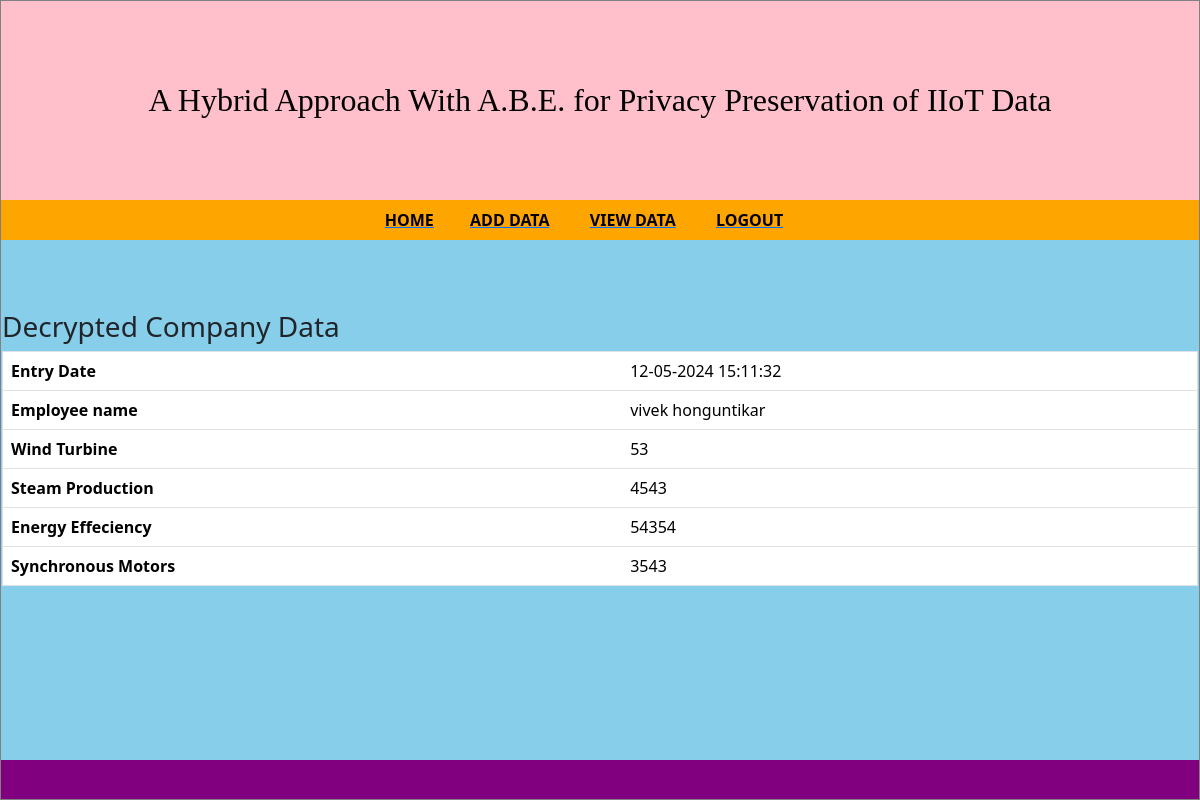
The app's page /abe/decryptdata/ (signed in) with its own data.
### HYBRIDAPPROACHAPP/models.py (models this page shows)
class CompanyData(models.Model):
	windturbine=models.CharField(max_length=500,default='')
	steamproduction=models.CharField(max_length=500,default='')
	energyeffeciency=models.CharField(max_length=500,default='')
	synchronousmotors=models.CharField(max_length=500,default='')
	entrydate=models.CharField(max_length=500,default='')
	username=models.ForeignKey(UserRegister,on_delete=models.PROTECT)

class UserRegister(models.Model):
	firstname=models.CharField(max_length=200,default='')
	lastname=models.CharField(max_length=200,default='')
	gender=models.CharField(max_length=200,default='')
	dob=models.CharField(max_length=200,default='')
	emailid=models.CharField(max_length=200,default='')
	password=models.CharField(max_length=200,default='')
	mobilenumber=models.CharField(max_length=200,primary_key=True)

### HYBRIDAPPROACHAPP/views.py (the view)
# urls.py: path('decryptdata/',views.decryptdata,name="decryptdata"),
def decryptdata(request):
	mydata=""
	pid=request.session["pid"]
	wind=""
	steam=""
	motor=""
	energy=""
	username=""
	entrydate=""
	mydata=CompanyData.objects.filter(id=pid)
	for md in mydata:
		userid=md.username_id
		wind=decrypt(userid,md.windturbine)
		steam=decrypt(userid,md.steamproduction)
		energy=decrypt(userid,md.energyeffeciency)
		motor=decrypt(userid,md.synchronousmotors)
		username=md.username
		entrydate=md.entrydate
	return render(request,"abe/decryptdata.html",{"username":username,"entrydate":entrydate,"energy":energy,"motor":motor,"mydata":mydata,"userid":userid,"wind":wind,"steam":steam})

### HYBRIDAPPROACHAPP/views.py (called while the page is built)
def decrypt(key, encryped):
    msg = []
    for i, c in enumerate(encryped):
        key_c = ord(key[i % len(key)])
        enc_c = ord(c)
        msg.append(chr((enc_c - key_c) % 127))
    return ''.join(msg)

### HYBRIDAPPROACHAPP/templates/abe/decryptdata.html (shortened to what this page needs)
<html>
    <head>
  <link href="https://cdn.jsdelivr.net/npm/bootstrap@5.3.3/dist/css/bootstrap.min.css" rel="stylesheet">
   </head>
     <body>
	 <table align="center" height="100%" width="100%" border="1">
	        <tr><td  style="background-color:pink;" height="25%">
                         <center>
                       <font face="Times New Roman" color="black" size="+3">
A Hybrid Approach With A.B.E. for Privacy Preservation of IIoT Data
            </font>
  </center>
          </td></tr>
	        <tr><td  style="background-color:orange;" height="5%">
            <table width="100%">
                <tr>
                  <td align="center">
<a href="/abe/advocatehome"><font color="black"><b>HOME</b></font></a>&emsp;&emsp;
<a href="/abe/adddata"><font color="black"><b>ADD DATA</b></font></a>
<a href="/abe/viewdata"><font color="black"><b>VIEW DATA</b></font></a>
<a href="/abe/"><font color="black"><b>LOGOUT</b></font></a>&emsp;&emsp;
                </td>
            </table>
          </td></tr>
	        <tr><td style="background-color:skyblue;" height="65%">
      <h3>Decrypted Company Data</h3>
            <table border="1" class="table" align="center">
              {%for md in mydata%}
              <tr>
                    <th>Entry Date</th><td>{{entrydate}}</td>
                </tr><tr>
                <th>Employee name</th><td>{{md.username.firstname}} {{md.username.lastname}}</td>
                </tr><tr>
                <th>Wind Turbine</th><td>{{wind}}</td>
                </tr><tr>
                  <th>Steam Production</th><td>{{steam}}</td>
         </tr><tr>
                <th>Energy Effeciency</th><td>{{energy}}</td>
</tr><tr>
                <th>Synchronous Motors</th><td>{{motor}}</td>
              {%endfor%}
              </tr>
            </table>
<br/><br/><br/><br/>
   </td></tr>
	         <tr><td style="background-color:purple;"></td></tr>
        </table>
  </body>
</html>

### records on screen
CompanyData: entrydate "12-05-2024 15:11:32", username.firstname "vivek", username.lastname "honguntikar", wind "53", steam "4543", energy "54354", motor "3543"
